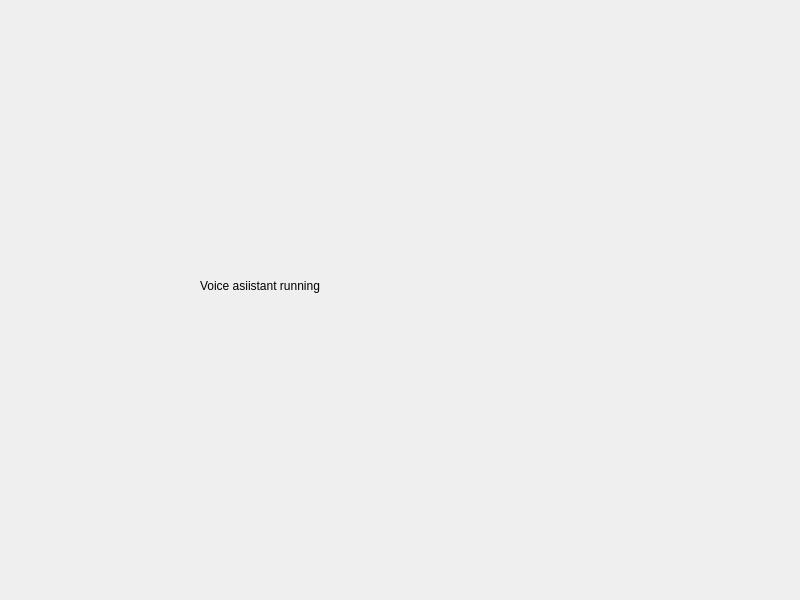
<?xml version="1.0" encoding="UTF-8"?>
<ui version="4.0">
 <class>second_page</class>
 <widget class="QMainWindow" name="second_page">
  <property name="geometry">
   <rect>
    <x>0</x>
    <y>0</y>
    <width>800</width>
    <height>600</height>
   </rect>
  </property>
  <property name="windowTitle">
   <string>MainWindow</string>
  </property>
  <widget class="QWidget" name="centralwidget">
   <widget class="QLabel" name="label">
    <property name="geometry">
     <rect>
      <x>200</x>
      <y>150</y>
      <width>481</width>
      <height>271</height>
     </rect>
    </property>
    <property name="text">
     <string>Voice asiistant running</string>
    </property>
   </widget>
  </widget>
 </widget>
 <resources/>
 <connections/>
</ui>
